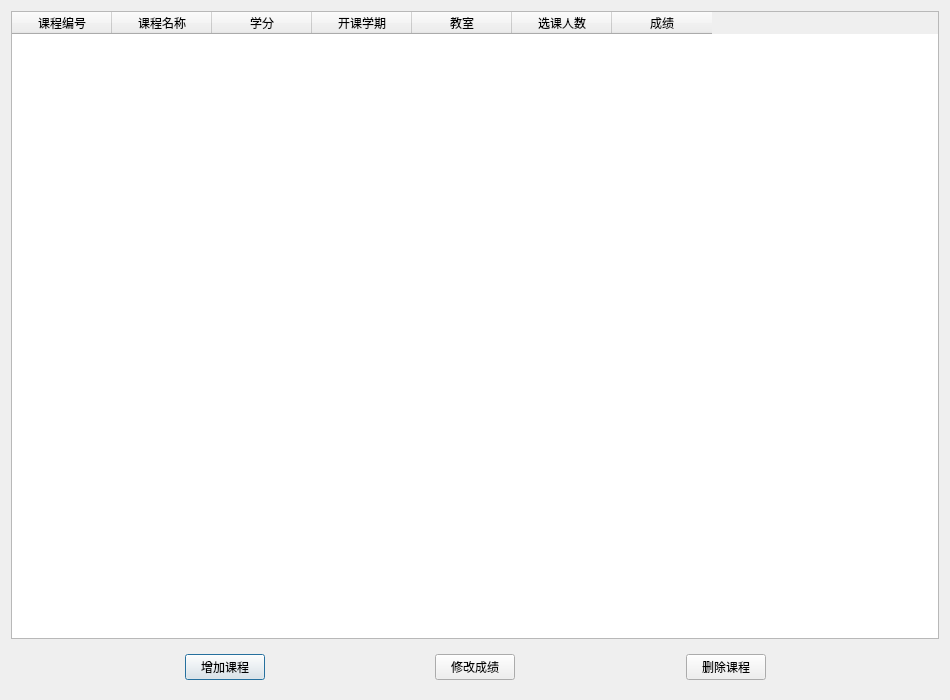
<?xml version="1.0" encoding="UTF-8"?>
<ui version="4.0">
 <class>StudentInfoDialog</class>
 <widget class="QDialog" name="StudentInfoDialog">
  <property name="geometry">
   <rect>
    <x>0</x>
    <y>0</y>
    <width>950</width>
    <height>700</height>
   </rect>
  </property>
  <property name="minimumSize">
   <size>
    <width>950</width>
    <height>700</height>
   </size>
  </property>
  <property name="maximumSize">
   <size>
    <width>950</width>
    <height>700</height>
   </size>
  </property>
  <property name="windowTitle">
   <string>Dialog</string>
  </property>
  <layout class="QVBoxLayout" name="verticalLayout">
   <item>
    <widget class="QTableWidget" name="info_table">
     <column>
      <property name="text">
       <string>课程编号</string>
      </property>
     </column>
     <column>
      <property name="text">
       <string>课程名称</string>
      </property>
     </column>
     <column>
      <property name="text">
       <string>学分</string>
      </property>
     </column>
     <column>
      <property name="text">
       <string>开课学期</string>
      </property>
     </column>
     <column>
      <property name="text">
       <string>教室</string>
      </property>
     </column>
     <column>
      <property name="text">
       <string>选课人数</string>
      </property>
     </column>
     <column>
      <property name="text">
       <string>成绩</string>
      </property>
     </column>
    </widget>
   </item>
   <item>
    <widget class="QWidget" name="widget" native="true">
     <layout class="QHBoxLayout" name="horizontalLayout">
      <item>
       <spacer name="horizontalSpacer">
        <property name="orientation">
         <enum>Qt::Horizontal</enum>
        </property>
        <property name="sizeHint" stdset="0">
         <size>
          <width>157</width>
          <height>20</height>
         </size>
        </property>
       </spacer>
      </item>
      <item>
       <widget class="QPushButton" name="add_button">
        <property name="text">
         <string>增加课程</string>
        </property>
       </widget>
      </item>
      <item>
       <spacer name="horizontalSpacer_2">
        <property name="orientation">
         <enum>Qt::Horizontal</enum>
        </property>
        <property name="sizeHint" stdset="0">
         <size>
          <width>156</width>
          <height>20</height>
         </size>
        </property>
       </spacer>
      </item>
      <item>
       <widget class="QPushButton" name="change_button">
        <property name="text">
         <string>修改成绩</string>
        </property>
       </widget>
      </item>
      <item>
       <spacer name="horizontalSpacer_3">
        <property name="orientation">
         <enum>Qt::Horizontal</enum>
        </property>
        <property name="sizeHint" stdset="0">
         <size>
          <width>157</width>
          <height>20</height>
         </size>
        </property>
       </spacer>
      </item>
      <item>
       <widget class="QPushButton" name="del_button">
        <property name="text">
         <string>删除课程</string>
        </property>
       </widget>
      </item>
      <item>
       <spacer name="horizontalSpacer_4">
        <property name="orientation">
         <enum>Qt::Horizontal</enum>
        </property>
        <property name="sizeHint" stdset="0">
         <size>
          <width>156</width>
          <height>20</height>
         </size>
        </property>
       </spacer>
      </item>
     </layout>
    </widget>
   </item>
  </layout>
 </widget>
 <resources/>
 <connections/>
</ui>
